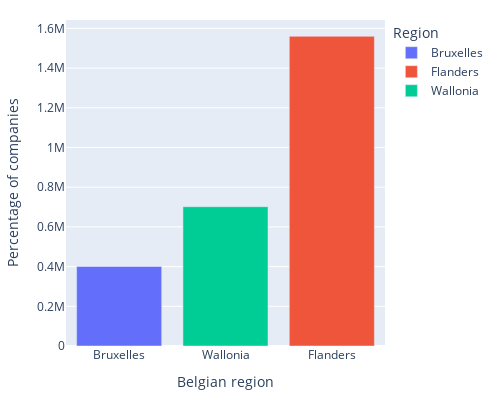

This figure's notebook cell:
### Code cell
fig = px.bar(belgian_countries_df, x='Region', y='Count', width=500, height=400, color = "Region" )
fig.update_layout(
    margin=dict(l=20, r=20, t=20, b=30))
fig.update_yaxes(title_text='Percentage of companies')
fig.update_xaxes(title_text='Belgian region', categoryorder='array', categoryarray= ['Bruxelles','Wallonia','Flanders'])

fig.show()

### Figure 1 — Plotly figure (JSON) as saved in the notebook; plotly's stock layout.template omitted (floating-point values rounded to 4 significant figures)
{"data": [{"alignmentgroup": "True", "hovertemplate": "Region=%{x}<br>Count=%{y}<extra></extra>", "legendgroup": "Bruxelles", "marker": {"color": "#636efa", "pattern": {"shape": ""}}, "name": "Bruxelles", "offsetgroup": "Bruxelles", "orientation": "v", "showlegend": true, "textposition": "auto", "type": "bar", "x": ["Bruxelles"], "xaxis": "x", "y": [400744], "yaxis": "y"}, {"alignmentgroup": "True", "hovertemplate": "Region=%{x}<br>Count=%{y}<extra></extra>", "legendgroup": "Flanders", "marker": {"color": "#EF553B", "pattern": {"shape": ""}}, "name": "Flanders", "offsetgroup": "Flanders", "orientation": "v", "showlegend": true, "textposition": "auto", "type": "bar", "x": ["Flanders"], "xaxis": "x", "y": [1560072], "yaxis": "y"}, {"alignmentgroup": "True", "hovertemplate": "Region=%{x}<br>Count=%{y}<extra></extra>", "legendgroup": "Wallonia", "marker": {"color": "#00cc96", "pattern": {"shape": ""}}, "name": "Wallonia", "offsetgroup": "Wallonia", "orientation": "v", "showlegend": true, "textposition": "auto", "type": "bar", "x": ["Wallonia"], "xaxis": "x", "y": [701667], "yaxis": "y"}], "layout": {"barmode": "relative", "height": 400, "legend": {"title": {"text": "Region"}, "tracegroupgap": 0}, "margin": {"b": 30, "l": 20, "r": 20, "t": 20}, "width": 500, "xaxis": {"anchor": "y", "categoryarray": ["Bruxelles", "Wallonia", "Flanders"], "categoryorder": "array", "domain": [0, 1], "title": {"text": "Belgian region"}}, "yaxis": {"anchor": "x", "domain": [0, 1], "title": {"text": "Percentage of companies"}}}}
